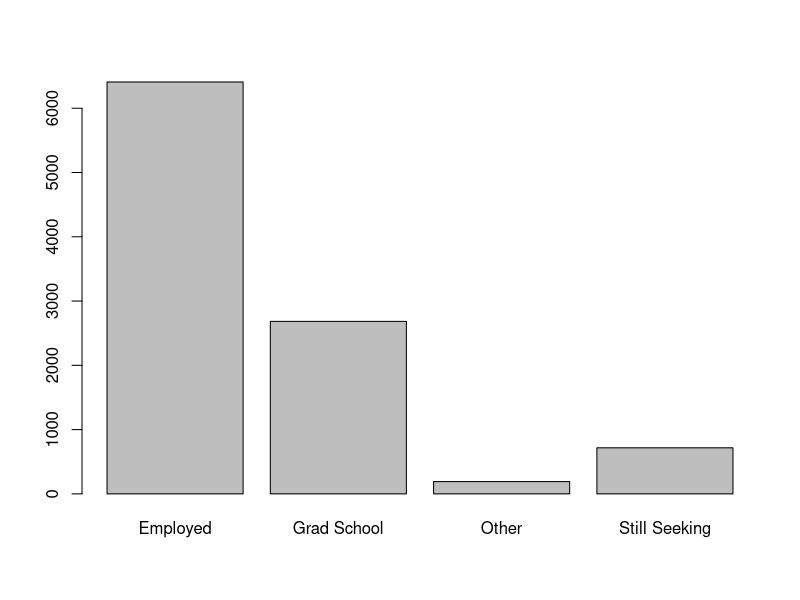

Here is the R script that generated this plot:
## ---- chunk 1
knitr::opts_chunk$set(echo = TRUE,message=FALSE,warning=FALSE)
## ---- chunk 2

# chose 3 random numbers from an integer vector of 1 to 10
sample(1:10,size = 3)

# same as above except that I sample 11 times and
# every time a number is sampled it's then put back into the pool
sample(1:10,size = 11,replace = TRUE)

# bonus, I won't run these, but try them at home!

# choose 1 to 10 random numbers from an integer vector of 1 to 10
# lapply(1:10,function(x) sample(x,size=x))

# same as above except that every time a number is sampled, 
  # it's then put back into the pool and could be randomly selected again.
# lapply(1:10,function(x) sample(x,size=x,replace=TRUE))

## ---- chunk 3

# repeat 1 to 5 twice
rep(1:5,2)

# take a sample of 6 items from a pool of integers 1 to 5 
  # and repeat that exact sample twice
rep(
  sample(1:5,size = 6,replace = TRUE),
  2)

# take a sample of 12 items from a pool of integers 1 to 5 
  # don't use repeat so that all 12 are random
sample(1:5,size = 6*2,replace = TRUE)

# sample "yes" and "no" 10 times, 
  # encourage that sample to be %80 yes and %20 no
  # repeat that exact sample twice
rep(sample(c("Yes","No"),prob=c(.80,.20),size = 10,replace = TRUE),2)

## ---- chunk 4

experiment_df <- data.frame(
  #independent / explanatory / predictor variable
  IV = c(rep("Control",1000),rep("Experiment",1000)),
  
  # dependent / response / outcome variable
  DV = c(sample(c("Losses","Wins"),prob=c(.80,.20),size = 1000,replace = TRUE),
         sample(c("Losses","Wins"),prob=c(.30,.70),size = 1000,replace = TRUE))
)

table(experiment_df) # contingency table
chisq.test(experiment_df$IV,experiment_df$DV) # chi-square test of independence
## ---- chunk 5

set.seed(100) # number generator so 'random' numbers are reproducibile
n_students <- 1000 # the number of number of grads per cohort

# five years of grads where:
  # the suffix 10 = winter semester grads
  # the suffix 40 = fall semester grads
terms <- sort(rep(c(paste0(2014:2018,"10"),paste0(2013:2017,"40")),n_students))
n_terms <- length(unique(terms)) #number of terms generated

air_df <- data.frame( # make it a dataframe
  student_id = 1:(n_students*n_terms), # arbitrary unique identifier
  term_code = terms, # assign terms as term_code
  
  # randomly assign one of the three schools, do it for every grad for every term
    # eg "BA" = Business Administration
  school = sample(c("BA","AS","EG"),size=n_students*n_terms,replace=TRUE),
  
  # randomly assign an admit code, do it for every grad for every term,
    # but repeat the same order term after term
  ATYP = rep(sample(c("F","T"),size=n_students,replace=TRUE),n_terms),
  
  # randomly assign a binary sex code, do it for every grad for every term,
    # but repeat the same order term after term 
    # and force the porportion to be %55 Male
  sex = rep(sample(c("M","F"),prob=c(.55,.45),size=n_students,replace=TRUE),n_terms),
  
  # randomly assign an residency code (eg in-state), do it for every grad for every term,
    # but repeat the same order term after term
  residency = rep(sample(c("I","O"),size=n_students,replace=TRUE),n_terms),
  
  # number of times a grad met with career services (from 0 to 10 times)
    # force a random uniform distribution across the dataset.
  career_use = round(runif(n_students*n_terms,0,10)),
  
  # randomly assign a post-graduation outcome, do it for every grad for every term,
    # and force the porportion to be %64 Employed, %27 Grad School, etc
  post_grad_outcome = sample(c("Employed","Grad School","Still Seeking","Other"),prob=c(.64,.27,.07,.02),size=n_students*n_terms,replace=TRUE),
  
  # these vars are placeholders
  gpa = 0,
  salary = 0,
  
  # let the strings be chracters, not factors
  stringsAsFactors = FALSE
)

# use a linear regression equation to force relationship
  # between career_use and gpa for Freshman admits
air_df$gpa <- ifelse(air_df$ATYP=="F",
                     #intercept + slope*value + error/noise
                     #different slopes for a nice interaction effect
                     2.5 + .15*air_df$career_use + rnorm(n_students*n_terms,0,1),
                     3.7 + .01*air_df$career_use + rnorm(n_students*n_terms,0,1))
# adjust for impossible values (ie a GPA greater than 4.0 or less than zer0)
air_df$gpa = ifelse(air_df$gpa>4,runif(n_students*n_terms,3.2,4),air_df$gpa) # keep gpa under 4
air_df$gpa = ifelse(air_df$gpa<0,runif(n_students*n_terms,0,1),air_df$gpa) # keep gpa above 0

air_df$career_use <- ifelse(air_df$post_grad_outcome=="Employed",
                            #intercept + slope*value + error/noise
                            #different slopes for a nice interaction effect
                            sample(0:10
                                   ,prob=c(3:13)
                                   ,replace=TRUE
                                   ,size=length(
                                     air_df$career_use[air_df$post_grad_outcome=="Employed"])),
                            air_df$career_use)

air_df$salary <- ifelse(air_df$school=="EG",
                        #intercept + slope*value + error/noise
                        #different slopes for a nice interaction effect
                        64000 + 750*air_df$career_use + rnorm(n_students*n_terms,0,1000),
                        ifelse(air_df$school=="AS",
                               48000 + 10*air_df$career_use + rnorm(n_students*n_terms,0,4000),
                               51000 + 400*air_df$career_use + rnorm(n_students*n_terms,0,2700)))
air_df$salary <- ifelse(air_df$post_grad_outcome=="Employed",air_df$salary,NA)

## ---- chunk 6
barplot(table(air_df$post_grad_outcome))
## ---- chunk 7
library(dplyr)

air_df <- air_df %>%
  rename(admit_type = ATYP) %>%
  mutate(
    school_recode = recode(school,
           "AS" = "Arts and Sciences",
           "BA" = "Business",
           "EG" = "Engineering and Computer Science"),
    year = substr(term_code,1,4),
    term_type = 
      ifelse(
        substr(term_code,5,6)=="10",
        "Winter",
        "Fall"),
    term_desc = 
      ifelse(
        substr(term_code,5,6)=="10",
        paste("Winter",substr(term_code,1,4),sep=" "),
        paste("Fall",substr(term_code,1,4),sep=" ")),
    career_use_bin = ifelse(career_use>0,"Engaged","Did Not Engage"), #use case_when instead?
    pg_outcome_bin = case_when(post_grad_outcome %in% 
                                 c("Employed","Grad School") ~ TRUE
                               ,post_grad_outcome %in% 
                                 c("Still Seeking","Other") ~ FALSE
                               )
    )

roi_df <- data.frame(
  income_source = c("Minimum Wage",
                    "High School Diploma",
                    "Some College",
                    "10 Years after Attending OI",
                    "Bachelors"),
  amount = c(8.15*40*52, # source: Department of Labor Statistics
             26762, # source: https://factfinder.census.gov/faces/tableservices/jsf/pages/productview.xhtml?src=CF
             31801, # source: Census.gov ^
             43100, # source: college scorecard
             49711) # source: Census.gov ^
,stringsAsFactors = FALSE)

